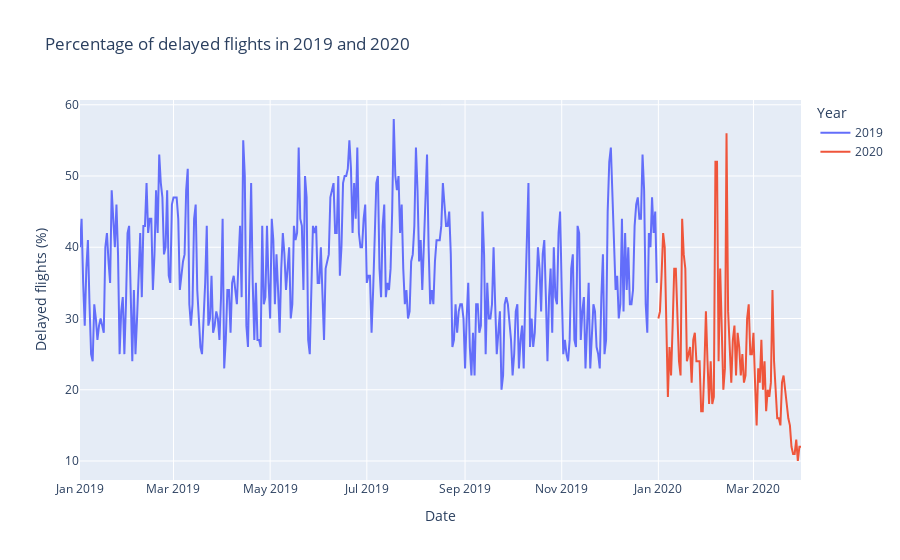

This figure's notebook cell:
### Markdown cell above
Tutaj stwórz wykres liniowy na podstawie pobranych danych. Wynik zapisz do zmiennej `day_by_day_reliability_fig`.

### Code cell
day_by_day_reliability_fig = px.line(day_by_day_reliability_df, x='date_column', y='not_reliable_ratio',
                                    color='year',
                                    title = 'Percentage of delayed flights in 2019 and 2020',
                                    labels={"date_column": "Date", "not_reliable_ratio": "Delayed flights (%)", "year": "Year"},
                                    #color_discrete_map={'2019': '#14487A', '2020': '#FAA275'}
                                    )

day_by_day_reliability_fig.update_xaxes(title_text="Date")
day_by_day_reliability_fig.update_yaxes(title_text="Delayed flights (%)")


day_by_day_reliability_fig.show()

### Figure 1 — Plotly figure (JSON) as saved in the notebook; plotly's stock layout.template omitted (floating-point values rounded to 4 significant figures; data arrays with more than 128 entries replaced by an {"elided": "..."} marker saying what was removed)
{"data": [{"hovertemplate": "Year=2019<br>Date=%{x}<br>Delayed flights (%)=%{y}<extra></extra>", "legendgroup": "2019", "line": {"color": "#636efa", "dash": "solid"}, "marker": {"symbol": "circle"}, "mode": "lines", "name": "2019", "orientation": "v", "showlegend": true, "type": "scatter", "x": {"elided": "365 str values"}, "xaxis": "x", "y": {"elided": "365 float values"}, "yaxis": "y"}, {"hovertemplate": "Year=2020<br>Date=%{x}<br>Delayed flights (%)=%{y}<extra></extra>", "legendgroup": "2020", "line": {"color": "#EF553B", "dash": "solid"}, "marker": {"symbol": "circle"}, "mode": "lines", "name": "2020", "orientation": "v", "showlegend": true, "type": "scatter", "x": ["2020-01-01", "2020-01-02", "2020-01-03", "2020-01-04", "2020-01-05", "2020-01-06", "2020-01-07", "2020-01-08", "2020-01-09", "2020-01-10", "2020-01-11", "2020-01-12", "2020-01-13", "2020-01-14", "2020-01-15", "2020-01-16", "2020-01-17", "2020-01-18", "2020-01-19", "2020-01-20", "2020-01-21", "2020-01-22", "2020-01-23", "2020-01-24", "2020-01-25", "2020-01-26", "2020-01-27", "2020-01-28", "2020-01-29", "2020-01-30", "2020-01-31", "2020-02-01", "2020-02-02", "2020-02-03", "2020-02-04", "2020-02-05", "2020-02-06", "2020-02-07", "2020-02-08", "2020-02-09", "2020-02-10", "2020-02-11", "2020-02-12", "2020-02-13", "2020-02-14", "2020-02-15", "2020-02-16", "2020-02-17", "2020-02-18", "2020-02-19", "2020-02-20", "2020-02-21", "2020-02-22", "2020-02-23", "2020-02-24", "2020-02-25", "2020-02-26", "2020-02-27", "2020-02-28", "2020-02-29", "2020-03-01", "2020-03-02", "2020-03-03", "2020-03-04", "2020-03-05", "2020-03-06", "2020-03-07", "2020-03-08", "2020-03-09", "2020-03-10", "2020-03-11", "2020-03-12", "2020-03-13", "2020-03-14", "2020-03-15", "2020-03-16", "2020-03-17", "2020-03-18", "2020-03-19", "2020-03-20", "2020-03-21", "2020-03-22", "2020-03-23", "2020-03-24", "2020-03-25", "2020-03-26", "2020-03-27", "2020-03-28", "2020-03-29", "2020-03-30", "2020-03-31"], "xaxis": "x", "y": [30, 31, 36, 42, 40, 30, 19, 26, 22, 29.0, 37, 37, 30, 24, 22, 44, 39, 37, 24, 25, 26, 21, 27, 28.0, 24, 24, 24, 17, 17, 23, 31, 24, 18, 24, 18, 19, 52, 52, 24, 37, 27, 20, 23, 56.0, 31, 26, 21, 27, 29.0, 22, 28.0, 26, 22, 25, 21, 22, 30, 32, 25, 25, 28.0, 21, 15, 23, 21, 27, 20, 24, 17, 20, 19, 21, 34, 24, 19, 16, 16, 15, 21, 22, 20, 18, 16, 15, 12, 11, 11, 13, 10, 12, 12], "yaxis": "y"}], "layout": {"legend": {"title": {"text": "Year"}, "tracegroupgap": 0}, "title": {"text": "Percentage of delayed flights in 2019 and 2020"}, "xaxis": {"anchor": "y", "domain": [0, 1], "title": {"text": "Date"}}, "yaxis": {"anchor": "x", "domain": [0, 1], "title": {"text": "Delayed flights (%)"}}}}
